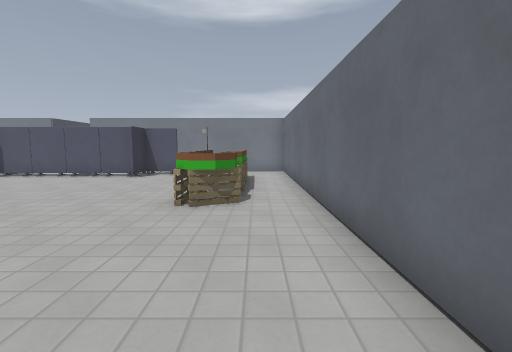
[1] (above)

17 first-person views from a walk through a 3-D level made in the Godot game engine. The camera is 1.3 m above the floor, tilts 6° down and sees 85° across. The floor is counted in squares, 1 m on a side. Each view is taken from the middle of a square. On the plan, view 1 faces up. The plan holds only what a view shows up to about 13 squares ahead; the rest is blank. The place goes on beyond the plan. Surface patterns are stand-ins for the level's own textures.

[2]
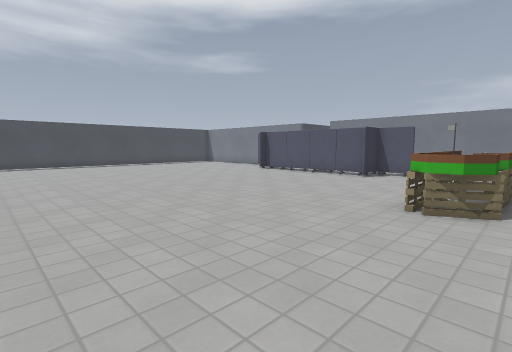

[3]
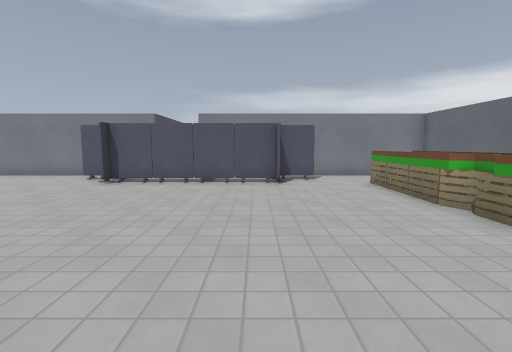

[4]
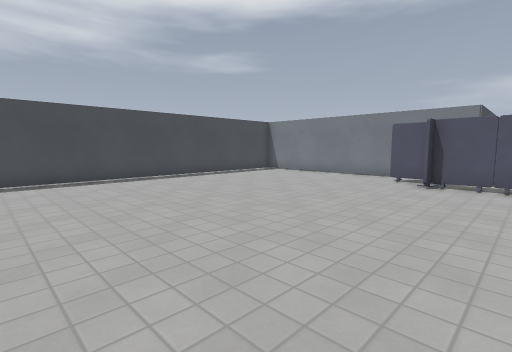

[5]
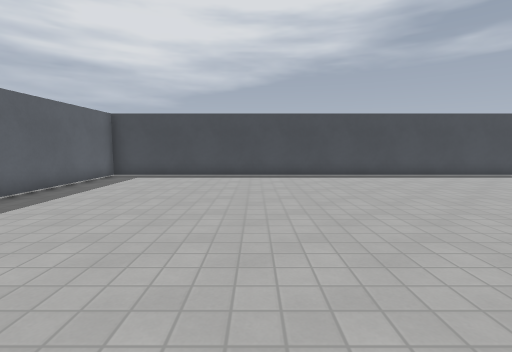

[6]
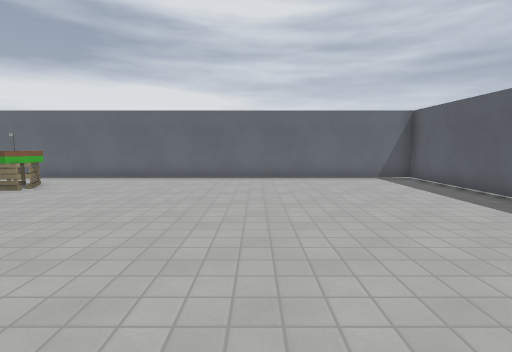

[7]
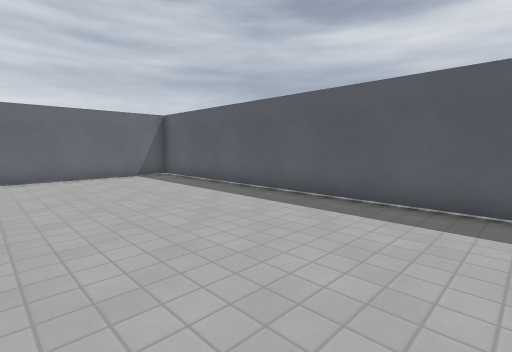

[8]
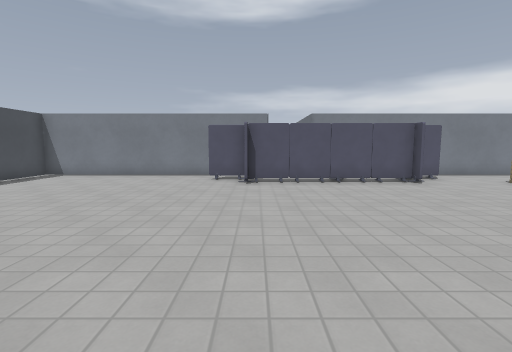

[9]
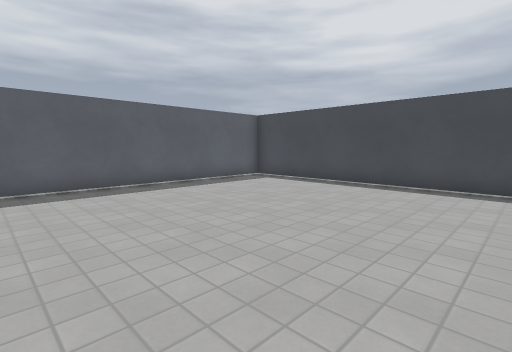

[10]
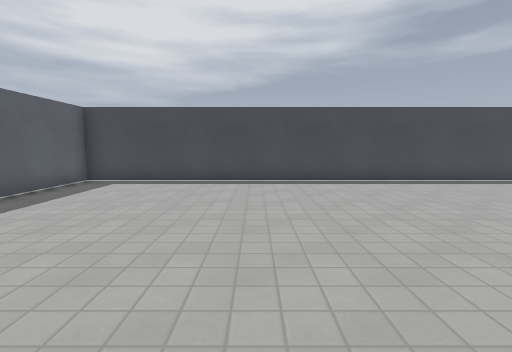

[11]
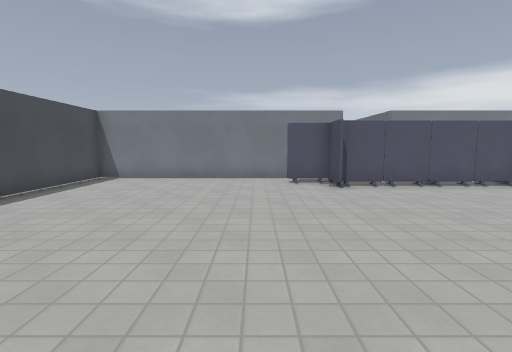

[12]
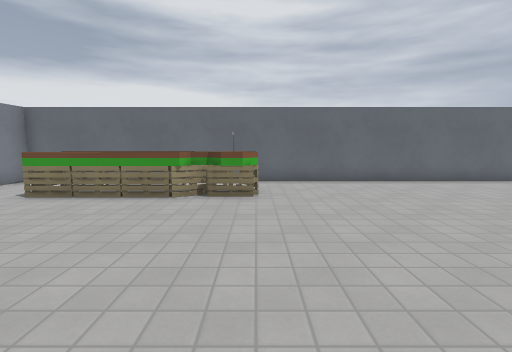

[13]
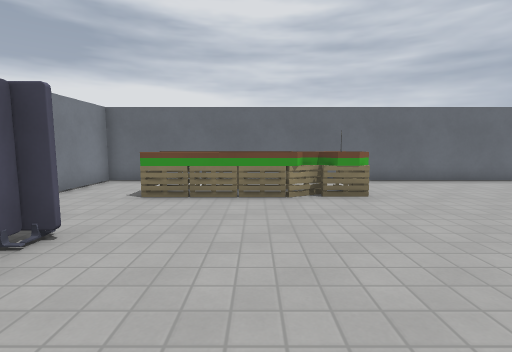

[14]
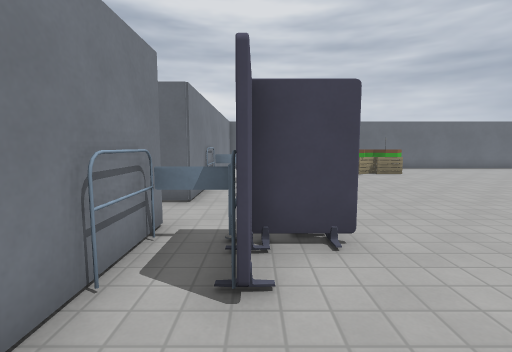

[15]
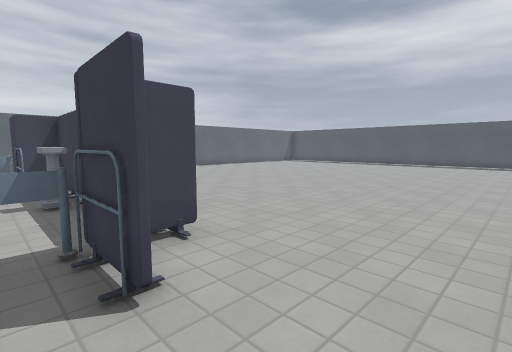

[16]
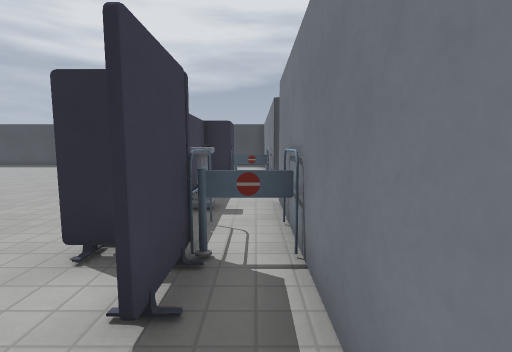

[17]
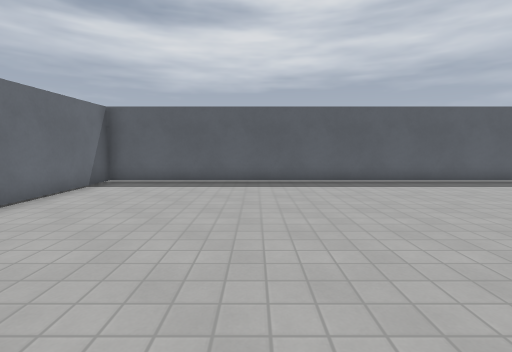

### Floor plan
Points are (right, up) in squares from view 1. A wall is a line through its corners. A room is listed if a view was taken in it or the views show most of it. See-through windows are left out.
Room 1 (views 1, 2, 3, 4, 5, 6, 7, 8, 9, 10, 11, 12, 13, 14, 15, 16, 17)
walls: (-1.4, 7.3) (-1.5, 7.8); (-1.9, 8.4) (-1.9, 12); (-0.4, 6.4) (-0.9, 5.9) (-1.4, 5.9) (-1.9, 6.4); (-0.5, 7.9) (-0.5, 12); (-0.4, 8.9) (-0.4, 7.9) (-0.8, 7.7); (-10.5, 14.5) (-20.4, 14.5) (-20.4, -7.4) (1.4, -7.4) (1.4, 14.5) (-8.5, 14.5); (-1.8, 11.9) (-1.8, 10.8)
low walls: (-11.2, 13.4) (-11.2, 14.4); (-5.2, 13.5) (-5.2, 14.5) (-5.2, 13.5); (-11.2, 14.5) (-11.2, 13.5)
objects: other object (-13, 13) to (-12, 13); other object (-11, 12) to (-11, 13); other object (-10, 12); other object (-9, 12); other object (-8, 12) to (-7, 12); other object (-8, 13); other object (-6, 12); other object (-5, 12); other object (-5, 13) to (-4, 13); pallet (-2, 7); other object (-2, 8); other object (-1, 7); other object (0, 7); other object (0, 9); other object (0, 10); other object (0, 11)

Where each view was taken, in squares from view 1:
view 1: 0 up, 0 right, facing up
view 2: 0 up, 0 right, facing up-left
view 3: 2 up, 6 left, facing up
view 4: 2 up, 9 left, facing up-left
view 5: 1 down, 8 left, facing left
view 6: 1 down, 10 left, facing right
view 7: 1 down, 11 left, facing down-right
view 8: 2 up, 11 left, facing up
view 9: 2 up, 11 left, facing down-left
view 10: 1 down, 10 left, facing left
view 11: 3 up, 14 left, facing up
view 12: 6 up, 9 left, facing right
view 13: 9 up, 9 left, facing right
view 14: 13 up, 15 left, facing right
view 15: 14 up, 15 left, facing down-right
view 16: 14 up, 2 left, facing left
view 17: 3 up, 4 left, facing down
